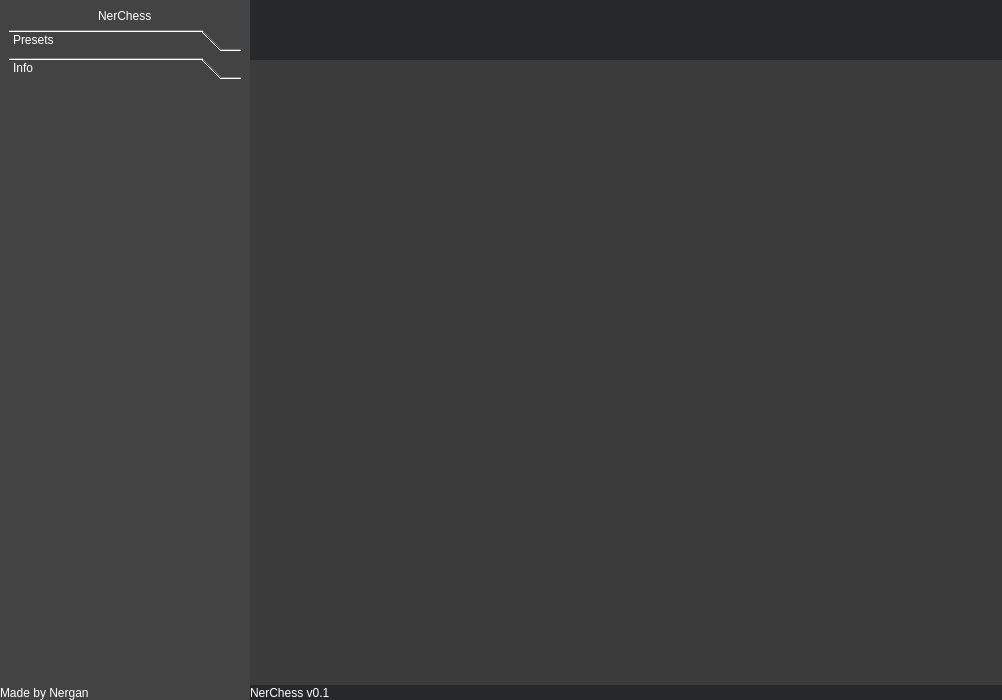
<?xml version="1.0" encoding="UTF-8"?>
<ui version="4.0">
 <class>MainWindow</class>
 <widget class="QMainWindow" name="MainWindow">
  <property name="geometry">
   <rect>
    <x>0</x>
    <y>0</y>
    <width>1002</width>
    <height>700</height>
   </rect>
  </property>
  <property name="windowTitle">
   <string>MainWindow</string>
  </property>
  <widget class="QWidget" name="centralwidget">
   <property name="styleSheet">
    <string notr="true">background-color: rgb(59, 59, 59);
color: rgb(255, 255, 255);
font: 12pt &quot;Lohit Kannada&quot;;
border: None;</string>
   </property>
   <layout class="QHBoxLayout" name="horizontalLayout">
    <property name="spacing">
     <number>0</number>
    </property>
    <property name="leftMargin">
     <number>0</number>
    </property>
    <property name="topMargin">
     <number>0</number>
    </property>
    <property name="rightMargin">
     <number>0</number>
    </property>
    <property name="bottomMargin">
     <number>0</number>
    </property>
    <item>
     <widget class="QFrame" name="left_frame">
      <property name="sizePolicy">
       <sizepolicy hsizetype="Maximum" vsizetype="Preferred">
        <horstretch>0</horstretch>
        <verstretch>0</verstretch>
       </sizepolicy>
      </property>
      <property name="styleSheet">
       <string notr="true">background-color: rgb(67, 67, 67);</string>
      </property>
      <property name="frameShape">
       <enum>QFrame::StyledPanel</enum>
      </property>
      <property name="frameShadow">
       <enum>QFrame::Raised</enum>
      </property>
      <layout class="QVBoxLayout" name="verticalLayout_2">
       <property name="spacing">
        <number>0</number>
       </property>
       <property name="leftMargin">
        <number>0</number>
       </property>
       <property name="topMargin">
        <number>0</number>
       </property>
       <property name="rightMargin">
        <number>0</number>
       </property>
       <property name="bottomMargin">
        <number>0</number>
       </property>
       <item alignment="Qt::AlignLeft">
        <widget class="QFrame" name="bottom_frame">
         <property name="sizePolicy">
          <sizepolicy hsizetype="Expanding" vsizetype="Minimum">
           <horstretch>0</horstretch>
           <verstretch>0</verstretch>
          </sizepolicy>
         </property>
         <property name="font">
          <font>
           <family>Lohit Kannada</family>
           <pointsize>12</pointsize>
           <weight>50</weight>
           <italic>false</italic>
           <bold>false</bold>
          </font>
         </property>
         <property name="frameShape">
          <enum>QFrame::StyledPanel</enum>
         </property>
         <property name="frameShadow">
          <enum>QFrame::Raised</enum>
         </property>
         <layout class="QVBoxLayout" name="verticalLayout_3">
          <property name="spacing">
           <number>0</number>
          </property>
          <property name="leftMargin">
           <number>0</number>
          </property>
          <property name="topMargin">
           <number>0</number>
          </property>
          <property name="rightMargin">
           <number>0</number>
          </property>
          <property name="bottomMargin">
           <number>0</number>
          </property>
          <item>
           <widget class="QFrame" name="main_menu">
            <property name="sizePolicy">
             <sizepolicy hsizetype="Minimum" vsizetype="Expanding">
              <horstretch>0</horstretch>
              <verstretch>0</verstretch>
             </sizepolicy>
            </property>
            <property name="minimumSize">
             <size>
              <width>250</width>
              <height>0</height>
             </size>
            </property>
            <property name="frameShape">
             <enum>QFrame::StyledPanel</enum>
            </property>
            <property name="frameShadow">
             <enum>QFrame::Raised</enum>
            </property>
            <layout class="QVBoxLayout" name="verticalLayout_5">
             <item>
              <widget class="QFrame" name="name_frame">
               <property name="styleSheet">
                <string notr="true">font: 100 18pt &quot;GFS Neohellenic&quot;;</string>
               </property>
               <property name="frameShape">
                <enum>QFrame::StyledPanel</enum>
               </property>
               <property name="frameShadow">
                <enum>QFrame::Raised</enum>
               </property>
               <layout class="QHBoxLayout" name="horizontalLayout_6">
                <property name="spacing">
                 <number>0</number>
                </property>
                <property name="leftMargin">
                 <number>0</number>
                </property>
                <property name="topMargin">
                 <number>0</number>
                </property>
                <property name="rightMargin">
                 <number>0</number>
                </property>
                <property name="bottomMargin">
                 <number>0</number>
                </property>
                <item alignment="Qt::AlignHCenter">
                 <widget class="QLabel" name="label_2">
                  <property name="text">
                   <string>NerChess</string>
                  </property>
                 </widget>
                </item>
               </layout>
              </widget>
             </item>
             <item>
              <widget class="QToolBox" name="toolBox">
               <property name="currentIndex">
                <number>1</number>
               </property>
               <widget class="QWidget" name="presets_page">
                <property name="geometry">
                 <rect>
                  <x>0</x>
                  <y>0</y>
                  <width>232</width>
                  <height>549</height>
                 </rect>
                </property>
                <attribute name="icon">
                 <iconset resource="icons.qrc">
                  <normaloff>:/icons/icons/chevron-down-line.svg</normaloff>:/icons/icons/chevron-down-line.svg</iconset>
                </attribute>
                <attribute name="label">
                 <string>Presets</string>
                </attribute>
               </widget>
               <widget class="QWidget" name="Info_page">
                <property name="geometry">
                 <rect>
                  <x>0</x>
                  <y>0</y>
                  <width>232</width>
                  <height>549</height>
                 </rect>
                </property>
                <attribute name="icon">
                 <iconset resource="icons.qrc">
                  <normaloff>:/icons/icons/chevron-down-line.svg</normaloff>:/icons/icons/chevron-down-line.svg</iconset>
                </attribute>
                <attribute name="label">
                 <string>Info</string>
                </attribute>
               </widget>
              </widget>
             </item>
            </layout>
           </widget>
          </item>
          <item>
           <widget class="QLabel" name="label">
            <property name="sizePolicy">
             <sizepolicy hsizetype="Preferred" vsizetype="Preferred">
              <horstretch>0</horstretch>
              <verstretch>0</verstretch>
             </sizepolicy>
            </property>
            <property name="maximumSize">
             <size>
              <width>171</width>
              <height>16777215</height>
             </size>
            </property>
            <property name="text">
             <string>Made by Nergan</string>
            </property>
            <property name="alignment">
             <set>Qt::AlignBottom|Qt::AlignLeading|Qt::AlignLeft</set>
            </property>
           </widget>
          </item>
         </layout>
        </widget>
       </item>
      </layout>
     </widget>
    </item>
    <item>
     <widget class="QFrame" name="right_frame">
      <property name="minimumSize">
       <size>
        <width>500</width>
        <height>500</height>
       </size>
      </property>
      <property name="frameShape">
       <enum>QFrame::StyledPanel</enum>
      </property>
      <property name="frameShadow">
       <enum>QFrame::Raised</enum>
      </property>
      <layout class="QVBoxLayout" name="verticalLayout">
       <property name="spacing">
        <number>0</number>
       </property>
       <property name="leftMargin">
        <number>0</number>
       </property>
       <property name="topMargin">
        <number>0</number>
       </property>
       <property name="rightMargin">
        <number>0</number>
       </property>
       <property name="bottomMargin">
        <number>0</number>
       </property>
       <item alignment="Qt::AlignTop">
        <widget class="QFrame" name="top_bar">
         <property name="sizePolicy">
          <sizepolicy hsizetype="Preferred" vsizetype="Minimum">
           <horstretch>0</horstretch>
           <verstretch>0</verstretch>
          </sizepolicy>
         </property>
         <property name="styleSheet">
          <string notr="true">background-color: #272829;</string>
         </property>
         <property name="frameShape">
          <enum>QFrame::StyledPanel</enum>
         </property>
         <property name="frameShadow">
          <enum>QFrame::Raised</enum>
         </property>
         <layout class="QHBoxLayout" name="horizontalLayout_2">
          <property name="spacing">
           <number>0</number>
          </property>
          <property name="leftMargin">
           <number>0</number>
          </property>
          <property name="topMargin">
           <number>0</number>
          </property>
          <property name="rightMargin">
           <number>0</number>
          </property>
          <property name="bottomMargin">
           <number>0</number>
          </property>
          <item alignment="Qt::AlignTop">
           <widget class="QFrame" name="menu_slide_button">
            <property name="frameShape">
             <enum>QFrame::StyledPanel</enum>
            </property>
            <property name="frameShadow">
             <enum>QFrame::Raised</enum>
            </property>
            <layout class="QHBoxLayout" name="horizontalLayout_5">
             <property name="spacing">
              <number>0</number>
             </property>
             <property name="leftMargin">
              <number>0</number>
             </property>
             <property name="topMargin">
              <number>0</number>
             </property>
             <property name="rightMargin">
              <number>0</number>
             </property>
             <property name="bottomMargin">
              <number>0</number>
             </property>
             <item>
              <widget class="QPushButton" name="pushButton">
               <property name="sizePolicy">
                <sizepolicy hsizetype="Minimum" vsizetype="Minimum">
                 <horstretch>0</horstretch>
                 <verstretch>0</verstretch>
                </sizepolicy>
               </property>
               <property name="minimumSize">
                <size>
                 <width>60</width>
                 <height>60</height>
                </size>
               </property>
               <property name="styleSheet">
                <string notr="true"/>
               </property>
               <property name="text">
                <string/>
               </property>
               <property name="icon">
                <iconset resource="icons.qrc">
                 <normaloff>:/icons/icons/menu-expand-right-line.svg</normaloff>:/icons/icons/menu-expand-right-line.svg</iconset>
               </property>
               <property name="iconSize">
                <size>
                 <width>25</width>
                 <height>25</height>
                </size>
               </property>
              </widget>
             </item>
            </layout>
           </widget>
          </item>
          <item alignment="Qt::AlignTop">
           <widget class="QFrame" name="filling">
            <property name="sizePolicy">
             <sizepolicy hsizetype="Expanding" vsizetype="Minimum">
              <horstretch>0</horstretch>
              <verstretch>0</verstretch>
             </sizepolicy>
            </property>
            <property name="frameShape">
             <enum>QFrame::StyledPanel</enum>
            </property>
            <property name="frameShadow">
             <enum>QFrame::Raised</enum>
            </property>
           </widget>
          </item>
          <item alignment="Qt::AlignTop">
           <widget class="QFrame" name="window_buttons">
            <property name="frameShape">
             <enum>QFrame::StyledPanel</enum>
            </property>
            <property name="frameShadow">
             <enum>QFrame::Raised</enum>
            </property>
            <layout class="QHBoxLayout" name="horizontalLayout_4">
             <property name="leftMargin">
              <number>0</number>
             </property>
             <property name="topMargin">
              <number>0</number>
             </property>
             <property name="rightMargin">
              <number>0</number>
             </property>
             <property name="bottomMargin">
              <number>0</number>
             </property>
             <item>
              <widget class="QPushButton" name="hide">
               <property name="minimumSize">
                <size>
                 <width>30</width>
                 <height>30</height>
                </size>
               </property>
               <property name="text">
                <string/>
               </property>
               <property name="icon">
                <iconset resource="icons.qrc">
                 <normaloff>:/icons/icons/minus-line.svg</normaloff>:/icons/icons/minus-line.svg</iconset>
               </property>
              </widget>
             </item>
             <item>
              <widget class="QPushButton" name="min_max">
               <property name="minimumSize">
                <size>
                 <width>30</width>
                 <height>30</height>
                </size>
               </property>
               <property name="text">
                <string/>
               </property>
               <property name="icon">
                <iconset resource="icons.qrc">
                 <normaloff>:/icons/icons/maximize-line.svg</normaloff>:/icons/icons/maximize-line.svg</iconset>
               </property>
              </widget>
             </item>
             <item>
              <widget class="QPushButton" name="close">
               <property name="minimumSize">
                <size>
                 <width>30</width>
                 <height>30</height>
                </size>
               </property>
               <property name="text">
                <string/>
               </property>
               <property name="icon">
                <iconset resource="icons.qrc">
                 <normaloff>:/icons/icons/close-line.svg</normaloff>:/icons/icons/close-line.svg</iconset>
               </property>
              </widget>
             </item>
            </layout>
           </widget>
          </item>
         </layout>
        </widget>
       </item>
       <item>
        <widget class="QFrame" name="main_frame">
         <property name="sizePolicy">
          <sizepolicy hsizetype="Expanding" vsizetype="Expanding">
           <horstretch>0</horstretch>
           <verstretch>0</verstretch>
          </sizepolicy>
         </property>
         <property name="frameShape">
          <enum>QFrame::StyledPanel</enum>
         </property>
         <property name="frameShadow">
          <enum>QFrame::Raised</enum>
         </property>
        </widget>
       </item>
       <item>
        <widget class="QFrame" name="bottom_frame_right">
         <property name="styleSheet">
          <string notr="true">background-color: #272829;</string>
         </property>
         <property name="frameShape">
          <enum>QFrame::StyledPanel</enum>
         </property>
         <property name="frameShadow">
          <enum>QFrame::Raised</enum>
         </property>
         <layout class="QHBoxLayout" name="horizontalLayout_3">
          <property name="spacing">
           <number>0</number>
          </property>
          <property name="leftMargin">
           <number>0</number>
          </property>
          <property name="topMargin">
           <number>0</number>
          </property>
          <property name="rightMargin">
           <number>0</number>
          </property>
          <property name="bottomMargin">
           <number>0</number>
          </property>
          <item alignment="Qt::AlignLeft|Qt::AlignBottom">
           <widget class="QFrame" name="info_frame">
            <property name="sizePolicy">
             <sizepolicy hsizetype="Minimum" vsizetype="Preferred">
              <horstretch>0</horstretch>
              <verstretch>0</verstretch>
             </sizepolicy>
            </property>
            <property name="font">
             <font>
              <family>Lohit Kannada</family>
              <pointsize>12</pointsize>
              <weight>50</weight>
              <italic>false</italic>
              <bold>false</bold>
             </font>
            </property>
            <property name="frameShape">
             <enum>QFrame::StyledPanel</enum>
            </property>
            <property name="frameShadow">
             <enum>QFrame::Raised</enum>
            </property>
            <layout class="QVBoxLayout" name="verticalLayout_4">
             <property name="spacing">
              <number>0</number>
             </property>
             <property name="leftMargin">
              <number>0</number>
             </property>
             <property name="topMargin">
              <number>0</number>
             </property>
             <property name="rightMargin">
              <number>0</number>
             </property>
             <property name="bottomMargin">
              <number>0</number>
             </property>
             <item>
              <widget class="QLabel" name="version_label">
               <property name="sizePolicy">
                <sizepolicy hsizetype="Minimum" vsizetype="Preferred">
                 <horstretch>0</horstretch>
                 <verstretch>0</verstretch>
                </sizepolicy>
               </property>
               <property name="minimumSize">
                <size>
                 <width>84</width>
                 <height>15</height>
                </size>
               </property>
               <property name="text">
                <string>NerChess v0.1</string>
               </property>
              </widget>
             </item>
            </layout>
           </widget>
          </item>
          <item alignment="Qt::AlignRight|Qt::AlignBottom">
           <widget class="QFrame" name="size_drag_frame">
            <property name="minimumSize">
             <size>
              <width>10</width>
              <height>10</height>
             </size>
            </property>
            <property name="frameShape">
             <enum>QFrame::StyledPanel</enum>
            </property>
            <property name="frameShadow">
             <enum>QFrame::Raised</enum>
            </property>
           </widget>
          </item>
         </layout>
        </widget>
       </item>
      </layout>
     </widget>
    </item>
   </layout>
  </widget>
 </widget>
 <resources>
  <include location="icons.qrc"/>
 </resources>
 <connections/>
</ui>
